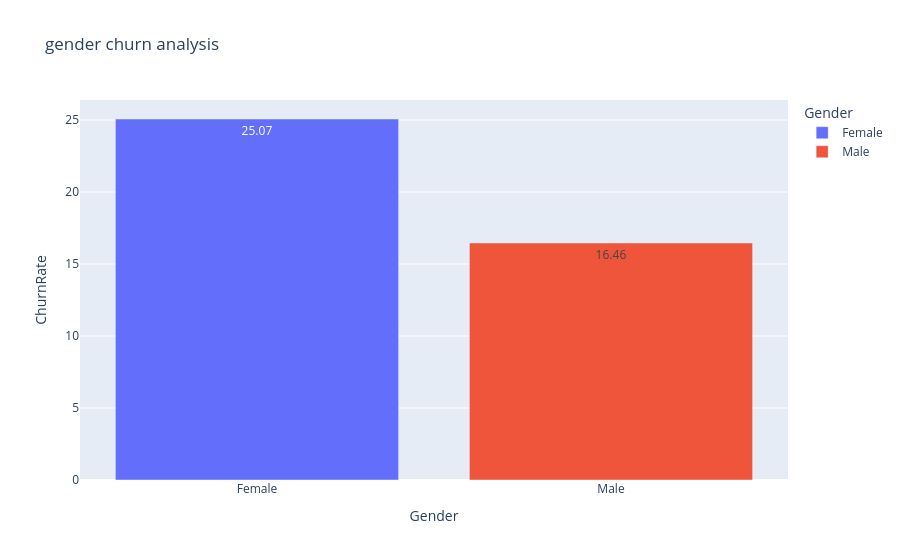

Here is the notebook cell this chart was saved with:
### Code cell
#Churn by Gender 
Gender_churn['ChurnRate']=Gender_churn['ChurnRate'].round(2)
fig=px.bar(Gender_churn,
          title='gender churn analysis',
          x='Gender',
          y='ChurnRate',
          color='Gender',
          text='ChurnRate')

fig.show()

### Figure 1 — Plotly figure (JSON) as saved in the notebook; plotly's stock layout.template omitted (floating-point values rounded to 4 significant figures)
{"data": [{"hovertemplate": "Gender=%{x}<br>ChurnRate=%{text}<extra></extra>", "legendgroup": "Female", "marker": {"color": "#636efa", "pattern": {"shape": ""}}, "name": "Female", "orientation": "v", "showlegend": true, "text": [25.07], "textposition": "auto", "type": "bar", "x": ["Female"], "xaxis": "x", "y": [25.07], "yaxis": "y"}, {"hovertemplate": "Gender=%{x}<br>ChurnRate=%{text}<extra></extra>", "legendgroup": "Male", "marker": {"color": "#EF553B", "pattern": {"shape": ""}}, "name": "Male", "orientation": "v", "showlegend": true, "text": [16.46], "textposition": "auto", "type": "bar", "x": ["Male"], "xaxis": "x", "y": [16.46], "yaxis": "y"}], "layout": {"barmode": "relative", "legend": {"title": {"text": "Gender"}, "tracegroupgap": 0}, "title": {"text": "gender churn analysis"}, "xaxis": {"anchor": "y", "categoryarray": ["Female", "Male"], "categoryorder": "array", "domain": [0, 1], "title": {"text": "Gender"}}, "yaxis": {"anchor": "x", "domain": [0, 1], "title": {"text": "ChurnRate"}}}}
